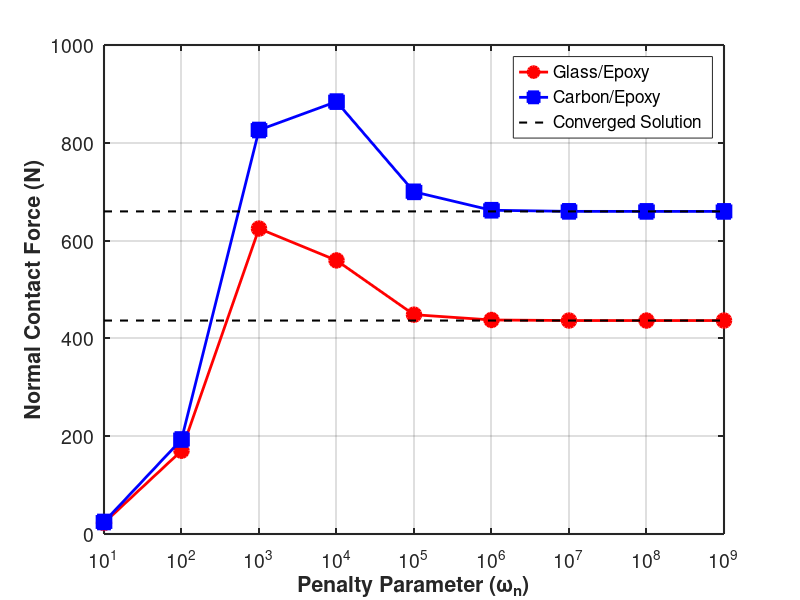
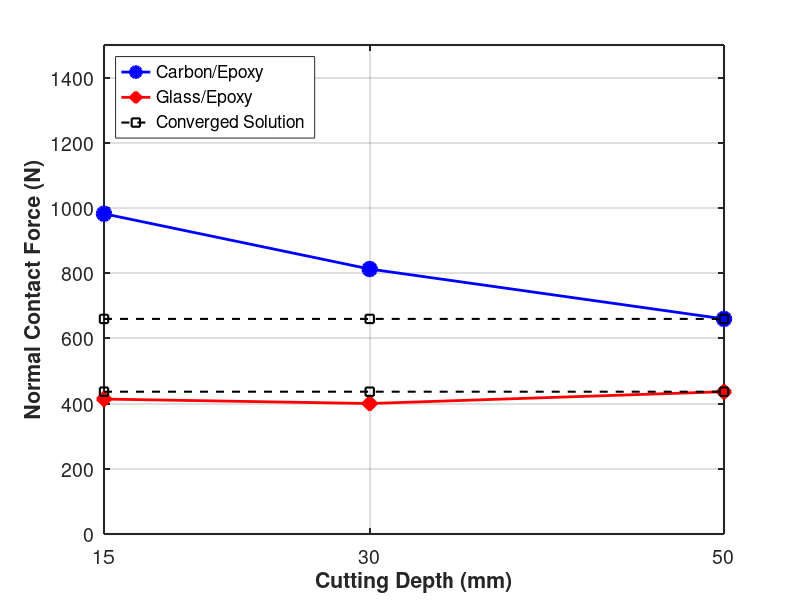
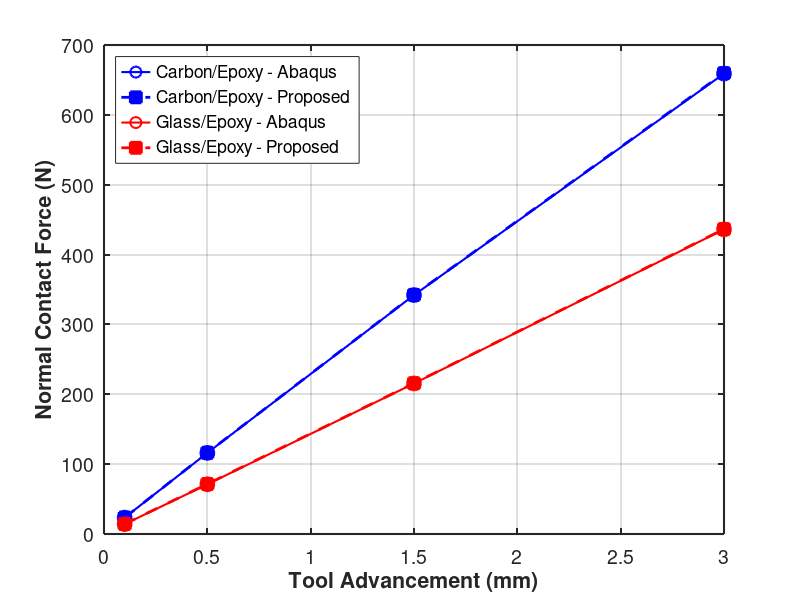
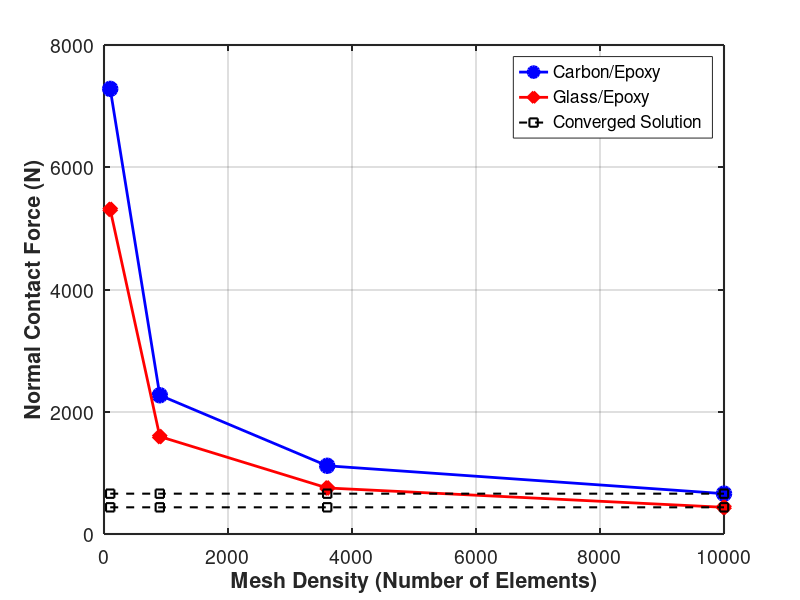

Reproduce these figures in MATLAB, in order.
%% Plotting Script
% 1. Penalty Parameter Sensitivity
% 2. Cutting Depth Sensitivity
% 3. Tool Advancement Validation
% 4. Mesh Density Convergence

clear, clc, close all

%% =========================================================================
%  FIGURE 1: PENALTY PARAMETER SENSITIVITY
%  =========================================================================
fprintf('Generating Figure 1: Penalty Parameter Sensitivity...\n');

% --- Data Definition ---
penalty_vals     = [1e1 1e2 1e3 1e4 1e5 1e6 1e7 1e8 1e9];   
force_glass_pen  = [22.67 170.31 624.62 559.50 448.51 437.68 436.53 436.51 436.51];
force_carbon_pen = [24.58 193.24 826.13 884.22 699.75 662.08 659.80 659.71 659.71];

% Converged Reference
conv_glass  = 436.51;
conv_carbon = 659.71;

% --- Plotting ---
figure('Name', 'Fig 1 - Penalty Parameter', 'Color', 'w', 'NumberTitle', 'off');
hold on; grid on; box on;

% Main Curves
plot(penalty_vals, force_glass_pen, 'o-r', 'LineWidth', 2, 'MarkerSize', 10, ...
    'MarkerFaceColor', 'r', 'DisplayName', 'Glass/Epoxy');
plot(penalty_vals, force_carbon_pen, 's-b', 'LineWidth', 2, 'MarkerSize', 10, ...
    'MarkerFaceColor', 'b', 'DisplayName', 'Carbon/Epoxy');

% Convergence Lines
plot([1e1 1e9], [conv_glass conv_glass], 'k--', 'LineWidth', 1.5, ...
    'DisplayName', 'Converged Solution');
plot([1e1 1e9], [conv_carbon conv_carbon], 'k--', 'LineWidth', 1.5, ...
    'HandleVisibility', 'off');

% Formatting
xlabel('Penalty Parameter (\omega_n)', 'FontWeight', 'bold');
ylabel('Normal Contact Force (N)', 'FontWeight', 'bold');
set(gca, 'XScale', 'log'); 
xlim([1e1 1e9]);
legend('Location', 'best');
set(gca, 'FontSize', 14, 'LineWidth', 1.5);


%% =========================================================================
%  FIGURE 2: CUTTING DEPTH SENSITIVITY
%  =========================================================================
fprintf('Generating Figure 2: Cutting Depth Sensitivity...\n');

% --- Data Definition ---
depth_vals = [15 30 50]; 
force_carbon_depth = [982.38  812.82 659.80];
conv_carbon_line   = [659.80 659.80 659.80];
force_glass_depth  = [413.92 400.26 436.53];
conv_glass_line    = [436.53 436.53 436.53];

% --- Plotting ---
figure('Name', 'Fig 2 - Cutting Depth', 'Color', 'w', 'NumberTitle', 'off');
hold on; grid on; box on;

% Curves
h1 = plot(depth_vals, force_carbon_depth, 'o-b', 'LineWidth', 2, 'MarkerSize', 10, ...
    'MarkerFaceColor', 'b', 'DisplayName', 'Carbon/Epoxy'); 
h2 = plot(depth_vals, force_glass_depth, 'd-r', 'LineWidth', 2, 'MarkerSize', 10, ...
    'MarkerFaceColor', 'r', 'DisplayName', 'Glass/Epoxy'); 

% Reference
h3 = plot(depth_vals, conv_carbon_line, 's--k', 'LineWidth', 1.5, 'MarkerSize', 6, ...
    'DisplayName', 'Converged Solution'); 
plot(depth_vals, conv_glass_line, 's--k', 'LineWidth', 1.5, 'MarkerSize', 6, ...
    'HandleVisibility', 'off');

% Formatting
xlabel('Cutting Depth (mm)', 'FontWeight', 'bold');
ylabel('Normal Contact Force (N)', 'FontWeight', 'bold');
legend([h1 h2 h3], 'Location', 'northwest');
ylim([0 1500]);
set(gca, 'XTick', depth_vals);
set(gca, 'FontSize', 14, 'LineWidth', 1.5);


%% =========================================================================
%  FIGURE 3: TOOL ADVANCEMENT VALIDATION
%  =========================================================================
fprintf('Generating Figure 3: Tool Advancement Validation...\n');

% --- Data Definition ---
tool_adv = [0.1 0.5 1.5 3];
abaqus_carbon = [23.4200  116.1100  342.0200  659.0100];
model_carbon  = [23.4900  116.3200  342.3300  659.8000];
abaqus_glass  = [14.1200   71.1200  215.4800  436.0300];
model_glass   = [14.3100   71.5500  215.8100  436.5300];

% --- Plotting ---
figure('Name', 'Fig 3 - Tool Advancement', 'Color', 'w', 'NumberTitle', 'off');
hold on; grid on; box on;

% Carbon Comparison
plot(tool_adv, abaqus_carbon, 'o-b', 'LineWidth', 1.5, 'MarkerSize', 10, ...
    'DisplayName', 'Carbon/Epoxy - Abaqus');
plot(tool_adv, model_carbon,  's--b', 'LineWidth', 2, 'MarkerSize', 8, ...
    'MarkerFaceColor', 'b', 'DisplayName', 'Carbon/Epoxy - Proposed');

% Glass Comparison
plot(tool_adv, abaqus_glass, 'o-r', 'LineWidth', 1.5, 'MarkerSize', 10, ...
    'DisplayName', 'Glass/Epoxy - Abaqus');
plot(tool_adv, model_glass,  's--r', 'LineWidth', 2, 'MarkerSize', 8, ...
    'MarkerFaceColor', 'r', 'DisplayName', 'Glass/Epoxy - Proposed');

% Formatting
xlabel('Tool Advancement (mm)', 'FontWeight', 'bold');
ylabel('Normal Contact Force (N)', 'FontWeight', 'bold');
legend('Location', 'northwest');
set(gca, 'FontSize', 14, 'LineWidth', 1.5);


%% =========================================================================
%  FIGURE 4: MESH DENSITY CONVERGENCE
%  =========================================================================
fprintf('Generating Figure 4: Mesh Density Convergence...\n');

% --- Data Definition ---
mesh_elems = [100 900 3600 10000];
force_carbon_mesh = [7282.15 2269.80 1116.12 659.80];
conv_carbon_mesh  = [659.80  659.80  659.80  659.80];
force_glass_mesh  = [5310.68 1594.30 753.25 436.53];
conv_glass_mesh   = [436.53  436.53  436.53 436.53];

% --- Plotting ---
figure('Name', 'Fig 4 - Mesh Density', 'Color', 'w', 'NumberTitle', 'off');
hold on; grid on; box on;

% Curves
h1 = plot(mesh_elems, force_carbon_mesh, 'o-b', 'LineWidth', 2, 'MarkerSize', 10, ...
    'MarkerFaceColor', 'b', 'DisplayName', 'Carbon/Epoxy'); 
h2 = plot(mesh_elems, force_glass_mesh, 'd-r', 'LineWidth', 2, 'MarkerSize', 10, ...
    'MarkerFaceColor', 'r', 'DisplayName', 'Glass/Epoxy'); 

% Reference
h3 = plot(mesh_elems, conv_carbon_mesh, 's--k', 'LineWidth', 1.5, 'MarkerSize', 6, ...
    'DisplayName', 'Converged Solution'); 
plot(mesh_elems, conv_glass_mesh, 's--k', 'LineWidth', 1.5, 'MarkerSize', 6, ...
    'HandleVisibility', 'off');

% Formatting
xlabel('Mesh Density (Number of Elements)', 'FontWeight', 'bold');
ylabel('Normal Contact Force (N)', 'FontWeight', 'bold');
legend([h1 h2 h3], 'Location', 'northeast');
set(gca, 'FontSize', 14, 'LineWidth', 1.5);
% Optional: set(gca, 'XScale', 'log');

fprintf('All figures generated successfully.\n');